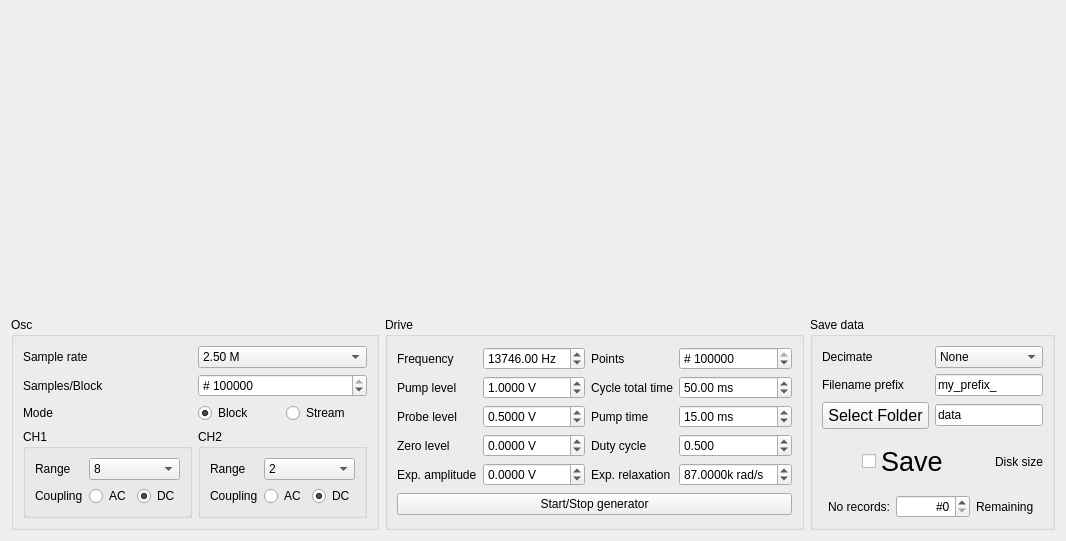
      <widget class="QWidget" name="tab_data">
       <attribute name="title">
        <string>Acquire data</string>
       </attribute>
       <layout class="QVBoxLayout" name="verticalLayout_2">
        <item>
         <widget class="QWidget" name="PlotPlaceholder" native="true">
          <property name="enabled">
           <bool>true</bool>
          </property>
          <property name="sizePolicy">
           <sizepolicy hsizetype="Preferred" vsizetype="Expanding">
            <horstretch>0</horstretch>
            <verstretch>0</verstretch>
           </sizepolicy>
          </property>
          <property name="minimumSize">
           <size>
            <width>400</width>
            <height>300</height>
           </size>
          </property>
          <property name="maximumSize">
           <size>
            <width>16777215</width>
            <height>300</height>
           </size>
          </property>
         </widget>
        </item>
        <item>
         <layout class="QHBoxLayout" name="horizontalLayout_3">
          <item>
           <widget class="QGroupBox" name="groupBox_3">
            <property name="title">
             <string>Osc</string>
            </property>
            <layout class="QVBoxLayout" name="verticalLayout_4">
             <item>
              <layout class="QGridLayout" name="gridLayout">
               <item row="2" column="0">
                <widget class="QLabel" name="label_13">
                 <property name="text">
                  <string>Mode</string>
                 </property>
                </widget>
               </item>
               <item row="2" column="1">
                <layout class="QGridLayout" name="gridLayout_7">
                 <item row="0" column="0">
                  <layout class="QGridLayout" name="gridLayout_8">
                   <item row="0" column="0">
                    <widget class="QRadioButton" name="radioButton_modeBlock">
                     <property name="text">
                      <string>Block</string>
                     </property>
                     <property name="checked">
                      <bool>true</bool>
                     </property>
                    </widget>
                   </item>
                   <item row="0" column="1">
                    <widget class="QRadioButton" name="radioButton_modeStream">
                     <property name="text">
                      <string>Stream</string>
                     </property>
                    </widget>
                   </item>
                  </layout>
                 </item>
                </layout>
               </item>
               <item row="1" column="0">
                <widget class="QLabel" name="label_12">
                 <property name="text">
                  <string>Samples/Block</string>
                 </property>
                </widget>
               </item>
               <item row="0" column="1">
                <widget class="QComboBox" name="comboBox_SampleRate">
                 <property name="currentIndex">
                  <number>1</number>
                 </property>
                 <item>
                  <property name="text">
                   <string>5.00 M</string>
                  </property>
                 </item>
                 <item>
                  <property name="text">
                   <string>2.50 M</string>
                  </property>
                 </item>
                 <item>
                  <property name="text">
                   <string>1.25 M</string>
                  </property>
                 </item>
                 <item>
                  <property name="text">
                   <string>625 k</string>
                  </property>
                 </item>
                </widget>
               </item>
               <item row="1" column="1">
                <widget class="QDoubleSpinBox" name="doubleSpinBox_Samples">
                 <property name="prefix">
                  <string># </string>
                 </property>
                 <property name="suffix">
                  <string/>
                 </property>
                 <property name="decimals">
                  <number>0</number>
                 </property>
                 <property name="minimum">
                  <double>1.000000000000000</double>
                 </property>
                 <property name="maximum">
                  <double>32000000.000000000000000</double>
                 </property>
                 <property name="singleStep">
                  <double>1.000000000000000</double>
                 </property>
                 <property name="value">
                  <double>156250.000000000000000</double>
                 </property>
                </widget>
               </item>
               <item row="0" column="0">
                <widget class="QLabel" name="label_5">
                 <property name="text">
                  <string>Sample rate</string>
                 </property>
                </widget>
               </item>
              </layout>
             </item>
             <item>
              <layout class="QGridLayout" name="gridLayout_3">
               <item row="0" column="1">
                <widget class="QGroupBox" name="groupBox_4">
                 <property name="title">
                  <string>CH2</string>
                 </property>
                 <layout class="QVBoxLayout" name="verticalLayout_5">
                  <item>
                   <layout class="QGridLayout" name="gridLayout_5">
                    <item row="0" column="0">
                     <widget class="QLabel" name="label_15">
                      <property name="text">
                       <string>Range</string>
                      </property>
                     </widget>
                    </item>
                    <item row="0" column="1">
                     <widget class="QComboBox" name="comboBox_CH2Range">
                      <property name="currentIndex">
                       <number>3</number>
                      </property>
                      <item>
                       <property name="text">
                        <string>0.2</string>
                       </property>
                      </item>
                      <item>
                       <property name="text">
                        <string>0.4</string>
                       </property>
                      </item>
                      <item>
                       <property name="text">
                        <string>0.8</string>
                       </property>
                      </item>
                      <item>
                       <property name="text">
                        <string>2</string>
                       </property>
                      </item>
                      <item>
                       <property name="text">
                        <string>4</string>
                       </property>
                      </item>
                      <item>
                       <property name="text">
                        <string>8</string>
                       </property>
                      </item>
                      <item>
                       <property name="text">
                        <string>20</string>
                       </property>
                      </item>
                      <item>
                       <property name="text">
                        <string>40</string>
                       </property>
                      </item>
                      <item>
                       <property name="text">
                        <string>80</string>
                       </property>
                      </item>
                     </widget>
                    </item>
                    <item row="1" column="0">
                     <widget class="QLabel" name="label_14">
                      <property name="text">
                       <string>Coupling</string>
                      </property>
                     </widget>
                    </item>
                    <item row="1" column="1">
                     <layout class="QGridLayout" name="gridLayout_10">
                      <item row="0" column="1">
                       <widget class="QRadioButton" name="radioButton_CH2DC">
                        <property name="text">
                         <string>DC</string>
                        </property>
                        <property name="checked">
                         <bool>true</bool>
                        </property>
                       </widget>
                      </item>
                      <item row="0" column="0">
                       <widget class="QRadioButton" name="radioButton_CH2AC">
                        <property name="text">
                         <string>AC</string>
                        </property>
                       </widget>
                      </item>
                     </layout>
                    </item>
                   </layout>
                  </item>
                 </layout>
                </widget>
               </item>
               <item row="0" column="0">
                <widget class="QGroupBox" name="groupBox_2">
                 <property name="title">
                  <string>CH1</string>
                 </property>
                 <layout class="QVBoxLayout" name="verticalLayout">
                  <item>
                   <layout class="QGridLayout" name="gridLayout_4">
                    <item row="0" column="0">
                     <widget class="QLabel" name="label_10">
                      <property name="text">
                       <string>Range</string>
                      </property>
                     </widget>
                    </item>
                    <item row="1" column="1">
                     <layout class="QGridLayout" name="gridLayout_6">
                      <item row="0" column="0">
                       <widget class="QRadioButton" name="radioButton_CH1AC">
                        <property name="text">
                         <string>AC</string>
                        </property>
                       </widget>
                      </item>
                      <item row="0" column="1">
                       <widget class="QRadioButton" name="radioButton_CH1DC">
                        <property name="text">
                         <string>DC</string>
                        </property>
                        <property name="checked">
                         <bool>true</bool>
                        </property>
                       </widget>
                      </item>
                     </layout>
                    </item>
                    <item row="1" column="0">
                     <widget class="QLabel" name="label_11">
                      <property name="text">
                       <string>Coupling</string>
                      </property>
                     </widget>
                    </item>
                    <item row="0" column="1">
                     <widget class="QComboBox" name="comboBox_CH1Range">
                      <property name="currentIndex">
                       <number>5</number>
                      </property>
                      <item>
                       <property name="text">
                        <string>0.2</string>
                       </property>
                      </item>
                      <item>
                       <property name="text">
                        <string>0.4</string>
                       </property>
                      </item>
                      <item>
                       <property name="text">
                        <string>0.8</string>
                       </property>
                      </item>
                      <item>
                       <property name="text">
                        <string>2</string>
                       </property>
                      </item>
                      <item>
                       <property name="text">
                        <string>4</string>
                       </property>
                      </item>
                      <item>
                       <property name="text">
                        <string>8</string>
                       </property>
                      </item>
                      <item>
                       <property name="text">
                        <string>20</string>
                       </property>
                      </item>
                      <item>
                       <property name="text">
                        <string>40</string>
                       </property>
                      </item>
                      <item>
                       <property name="text">
                        <string>80</string>
                       </property>
                      </item>
                     </widget>
                    </item>
                   </layout>
                  </item>
                 </layout>
                </widget>
               </item>
              </layout>
             </item>
            </layout>
           </widget>
          </item>
          <item>
           <widget class="QGroupBox" name="groupBox">
            <property name="title">
             <string>Drive</string>
            </property>
            <layout class="QVBoxLayout" name="verticalLayout_3" stretch="0,0">
             <item>
              <layout class="QGridLayout" name="gridLayout_2">
               <item row="3" column="1">
                <widget class="QDoubleSpinBox" name="doubleSpinBox_ZeroLevel">
                 <property name="suffix">
                  <string> V</string>
                 </property>
                 <property name="decimals">
                  <number>4</number>
                 </property>
                 <property name="minimum">
                  <double>-10.000000000000000</double>
                 </property>
                 <property name="maximum">
                  <double>10.000000000000000</double>
                 </property>
                 <property name="singleStep">
                  <double>0.001000000000000</double>
                 </property>
                 <property name="value">
                  <double>0.000000000000000</double>
                 </property>
                </widget>
               </item>
               <item row="0" column="1">
                <widget class="QDoubleSpinBox" name="doubleSpinBox_Frequency_Hz">
                 <property name="suffix">
                  <string> Hz</string>
                 </property>
                 <property name="maximum">
                  <double>1000000.000000000000000</double>
                 </property>
                 <property name="singleStep">
                  <double>5.000000000000000</double>
                 </property>
                 <property name="value">
                  <double>13746.000000000000000</double>
                 </property>
                </widget>
               </item>
               <item row="1" column="3">
                <widget class="QDoubleSpinBox" name="doubleSpinBox_TotalTime_ms">
                 <property name="suffix">
                  <string> ms</string>
                 </property>
                 <property name="maximum">
                  <double>5000.000000000000000</double>
                 </property>
                 <property name="singleStep">
                  <double>1.000000000000000</double>
                 </property>
                 <property name="value">
                  <double>50.000000000000000</double>
                 </property>
                </widget>
               </item>
               <item row="0" column="0">
                <widget class="QLabel" name="label_4">
                 <property name="text">
                  <string>Frequency</string>
                 </property>
                </widget>
               </item>
               <item row="0" column="2">
                <widget class="QLabel" name="label">
                 <property name="text">
                  <string>Points</string>
                 </property>
                </widget>
               </item>
               <item row="3" column="3">
                <widget class="QDoubleSpinBox" name="doubleSpinBox_DutyCycle">
                 <property name="suffix">
                  <string/>
                 </property>
                 <property name="decimals">
                  <number>3</number>
                 </property>
                 <property name="maximum">
                  <double>1.000000000000000</double>
                 </property>
                 <property name="singleStep">
                  <double>0.100000000000000</double>
                 </property>
                 <property name="value">
                  <double>0.500000000000000</double>
                 </property>
                </widget>
               </item>
               <item row="1" column="2">
                <widget class="QLabel" name="label_2">
                 <property name="text">
                  <string>Cycle total time</string>
                 </property>
                </widget>
               </item>
               <item row="3" column="2">
                <widget class="QLabel" name="label_9">
                 <property name="text">
                  <string>Duty cycle</string>
                 </property>
                </widget>
               </item>
               <item row="2" column="2">
                <widget class="QLabel" name="label_3">
                 <property name="text">
                  <string>Pump time</string>
                 </property>
                </widget>
               </item>
               <item row="2" column="3">
                <widget class="QDoubleSpinBox" name="doubleSpinBox_PumpTime_ms">
                 <property name="suffix">
                  <string> ms</string>
                 </property>
                 <property name="maximum">
                  <double>5000.000000000000000</double>
                 </property>
                 <property name="singleStep">
                  <double>1.000000000000000</double>
                 </property>
                 <property name="value">
                  <double>15.000000000000000</double>
                 </property>
                </widget>
               </item>
               <item row="0" column="3">
                <widget class="QDoubleSpinBox" name="doubleSpinBox_Points">
                 <property name="prefix">
                  <string># </string>
                 </property>
                 <property name="decimals">
                  <number>0</number>
                 </property>
                 <property name="minimum">
                  <double>1000.000000000000000</double>
                 </property>
                 <property name="maximum">
                  <double>1000000.000000000000000</double>
                 </property>
                 <property name="singleStep">
                  <double>1000.000000000000000</double>
                 </property>
                 <property name="value">
                  <double>500000.000000000000000</double>
                 </property>
                </widget>
               </item>
               <item row="2" column="1">
                <widget class="QDoubleSpinBox" name="doubleSpinBox_ProbeLevel">
                 <property name="suffix">
                  <string> V</string>
                 </property>
                 <property name="decimals">
                  <number>4</number>
                 </property>
                 <property name="minimum">
                  <double>-10.000000000000000</double>
                 </property>
                 <property name="maximum">
                  <double>10.000000000000000</double>
                 </property>
                 <property name="singleStep">
                  <double>0.010000000000000</double>
                 </property>
                 <property name="value">
                  <double>0.500000000000000</double>
                 </property>
                </widget>
               </item>
               <item row="1" column="1">
                <widget class="QDoubleSpinBox" name="doubleSpinBox_PumpLevel">
                 <property name="suffix">
                  <string> V</string>
                 </property>
                 <property name="decimals">
                  <number>4</number>
                 </property>
                 <property name="minimum">
                  <double>-10.000000000000000</double>
                 </property>
                 <property name="maximum">
                  <double>10.000000000000000</double>
                 </property>
                 <property name="singleStep">
                  <double>0.001000000000000</double>
                 </property>
                 <property name="value">
                  <double>1.000000000000000</double>
                 </property>
                </widget>
               </item>
               <item row="3" column="0">
                <widget class="QLabel" name="label_8">
                 <property name="text">
                  <string>Zero level</string>
                 </property>
                </widget>
               </item>
               <item row="2" column="0">
                <widget class="QLabel" name="label_7">
                 <property name="text">
                  <string>Probe level</string>
                 </property>
                </widget>
               </item>
               <item row="1" column="0">
                <widget class="QLabel" name="label_6">
                 <property name="text">
                  <string>Pump level</string>
                 </property>
                </widget>
               </item>
               <item row="4" column="1">
                <widget class="QDoubleSpinBox" name="doubleSpinBox_ExpAmplitude">
                 <property name="toolTip">
                  <string>Exponential amplitude. Set to 0 to turn off.</string>
                 </property>
                 <property name="suffix">
                  <string> V</string>
                 </property>
                 <property name="decimals">
                  <number>4</number>
                 </property>
                 <property name="minimum">
                  <double>-10.000000000000000</double>
                 </property>
                 <property name="maximum">
                  <double>10.000000000000000</double>
                 </property>
                 <property name="singleStep">
                  <double>0.010000000000000</double>
                 </property>
                 <property name="value">
                  <double>0.000000000000000</double>
                 </property>
                </widget>
               </item>
               <item row="4" column="0">
                <widget class="QLabel" name="label_32">
                 <property name="text">
                  <string>Exp. amplitude</string>
                 </property>
                </widget>
               </item>
               <item row="4" column="2">
                <widget class="QLabel" name="label_33">
                 <property name="text">
                  <string>Exp. relaxation</string>
                 </property>
                </widget>
               </item>
               <item row="4" column="3">
                <widget class="QDoubleSpinBox" name="doubleSpinBox_ExpRelaxation">
                 <property name="toolTip">
                  <string>Exponential relaxation rate</string>
                 </property>
                 <property name="suffix">
                  <string>k rad/s</string>
                 </property>
                 <property name="decimals">
                  <number>4</number>
                 </property>
                 <property name="maximum">
                  <double>500.000000000000000</double>
                 </property>
                 <property name="singleStep">
                  <double>1.000000000000000</double>
                 </property>
                 <property name="value">
                  <double>87.000000000000000</double>
                 </property>
                </widget>
               </item>
              </layout>
             </item>
             <item>
              <widget class="QPushButton" name="okButton_GeneratorStart">
               <property name="text">
                <string>Start/Stop generator</string>
               </property>
              </widget>
             </item>
            </layout>
           </widget>
          </item>
          <item>
           <layout class="QVBoxLayout" name="verticalLayout_7">
            <item>
             <widget class="QGroupBox" name="groupBox_6">
              <property name="title">
               <string>Save data</string>
              </property>
              <layout class="QVBoxLayout" name="verticalLayout_8">
               <item>
                <layout class="QGridLayout" name="gridLayout_11">
                 <item row="2" column="0">
                  <widget class="QLabel" name="label_28">
                   <property name="text">
                    <string>Filename prefix</string>
                   </property>
                  </widget>
                 </item>
                 <item row="1" column="0">
                  <widget class="QLabel" name="label_16">
                   <property name="text">
                    <string>Decimate</string>
                   </property>
                  </widget>
                 </item>
                 <item row="1" column="1">
                  <widget class="QComboBox" name="comboBox_decimate">
                   <property name="toolTip">
                    <string>Downsample data using &quot;scipy.signal.decimate&quot; function </string>
                   </property>
                   <property name="currentIndex">
                    <number>0</number>
                   </property>
                   <item>
                    <property name="text">
                     <string>None</string>
                    </property>
                   </item>
                   <item>
                    <property name="text">
                     <string>2</string>
                    </property>
                   </item>
                   <item>
                    <property name="text">
                     <string>5</string>
                    </property>
                   </item>
                   <item>
                    <property name="text">
                     <string>10</string>
                    </property>
                   </item>
                   <item>
                    <property name="text">
                     <string>20</string>
                    </property>
                   </item>
                   <item>
                    <property name="text">
                     <string>50</string>
                    </property>
                   </item>
                   <item>
                    <property name="text">
                     <string>100</string>
                    </property>
                   </item>
                   <item>
                    <property name="text">
                     <string>500</string>
                    </property>
                   </item>
                   <item>
                    <property name="text">
                     <string>1000</string>
                    </property>
                   </item>
                  </widget>
                 </item>
                 <item row="2" column="1">
                  <widget class="QLineEdit" name="lineEdit_FileNamePrefix">
                   <property name="sizePolicy">
                    <sizepolicy hsizetype="Preferred" vsizetype="Fixed">
                     <horstretch>0</horstretch>
                     <verstretch>0</verstretch>
                    </sizepolicy>
                   </property>
                   <property name="text">
                    <string>my_prefix_</string>
                   </property>
                  </widget>
                 </item>
                 <item row="3" column="0">
                  <widget class="QPushButton" name="pushButton_SelectFolder">
                   <property name="font">
                    <font>
                     <pointsize>12</pointsize>
                    </font>
                   </property>
                   <property name="text">
                    <string>Select Folder</string>
                   </property>
                  </widget>
                 </item>
                 <item row="3" column="1">
                  <widget class="QLineEdit" name="lineEdit_FolderName">
                   <property name="sizePolicy">
                    <sizepolicy hsizetype="Preferred" vsizetype="Fixed">
                     <horstretch>0</horstretch>
                     <verstretch>0</verstretch>
                    </sizepolicy>
                   </property>
                   <property name="text">
                    <string>data</string>
                   </property>
                  </widget>
                 </item>
                </layout>
               </item>
               <item>
                <layout class="QHBoxLayout" name="horizontalLayout">
                 <item>
                  <spacer name="horizontalSpacer">
                   <property name="orientation">
                    <enum>Qt::Horizontal</enum>
                   </property>
                   <property name="sizeType">
                    <enum>QSizePolicy::Preferred</enum>
                   </property>
                   <property name="sizeHint" stdset="0">
                    <size>
                     <width>40</width>
                     <height>20</height>
                    </size>
                   </property>
                  </spacer>
                 </item>
                 <item>
                  <widget class="QCheckBox" name="checkBox_SaveData">
                   <property name="minimumSize">
                    <size>
                     <width>0</width>
                     <height>0</height>
                    </size>
                   </property>
                   <property name="baseSize">
                    <size>
                     <width>0</width>
                     <height>0</height>
                    </size>
                   </property>
                   <property name="font">
                    <font>
                     <pointsize>20</pointsize>
                    </font>
                   </property>
                   <property name="toolTip">
                    <string>Save data into files</string>
                   </property>
                   <property name="text">
                    <string>Save</string>
                   </property>
                   <property name="icon">
                    <iconset>
                     <normaloff>../../Users/Zoran/.designer/backup/images/ZG-Speach-Bubble-256x256-icon.png</normaloff>../../Users/Zoran/.designer/backup/images/ZG-Speach-Bubble-256x256-icon.png</iconset>
                   </property>
                   <property name="iconSize">
                    <size>
                     <width>50</width>
                     <height>50</height>
                    </size>
                   </property>
                  </widget>
                 </item>
                 <item>
                  <spacer name="horizontalSpacer_2">
                   <property name="orientation">
                    <enum>Qt::Horizontal</enum>
                   </property>
                   <property name="sizeType">
                    <enum>QSizePolicy::Preferred</enum>
                   </property>
                   <property name="sizeHint" stdset="0">
                    <size>
                     <width>40</width>
                     <height>20</height>
                    </size>
                   </property>
                  </spacer>
                 </item>
                 <item>
                  <widget class="QLabel" name="label_DiskSpace">
                   <property name="text">
                    <string>Disk size</string>
                   </property>
                  </widget>
                 </item>
                </layout>
               </item>
               <item>
                <layout class="QGridLayout" name="gridLayout_13">
                 <item row="0" column="1">
                  <widget class="QDoubleSpinBox" name="doubleSpinBox_RecordsToSave">
                   <property name="toolTip">
                    <string>If 0 it will keep recording until Save unchecked.</string>
                   </property>
                   <property name="alignment">
                    <set>Qt::AlignRight|Qt::AlignTrailing|Qt::AlignVCenter</set>
                   </property>
                   <property name="prefix">
                    <string notr="true">#</string>
                   </property>
                   <property name="suffix">
                    <string notr="true"/>
                   </property>
                   <property name="decimals">
                    <number>0</number>
                   </property>
                   <property name="minimum">
                    <double>0.000000000000000</double>
                   </property>
                   <property name="maximum">
                    <double>1000000000000.000000000000000</double>
                   </property>
                   <property name="singleStep">
                    <double>100.000000000000000</double>
                   </property>
                  </widget>
                 </item>
                 <item row="0" column="0">
                  <widget class="QLabel" name="label_31">
                   <property name="text">
                    <string>No records:</string>
                   </property>
                   <property name="alignment">
                    <set>Qt::AlignRight|Qt::AlignTrailing|Qt::AlignVCenter</set>
                   </property>
                  </widget>
                 </item>
                 <item row="0" column="2">
                  <widget class="QLabel" name="label_RemainingToSave">
                   <property name="text">
                    <string>Remaining</string>
                   </property>
                  </widget>
                 </item>
                </layout>
               </item>
              </layout>
             </widget>
            </item>
           </layout>
          </item>
         </layout>
        </item>
       </layout>
      </widget>
